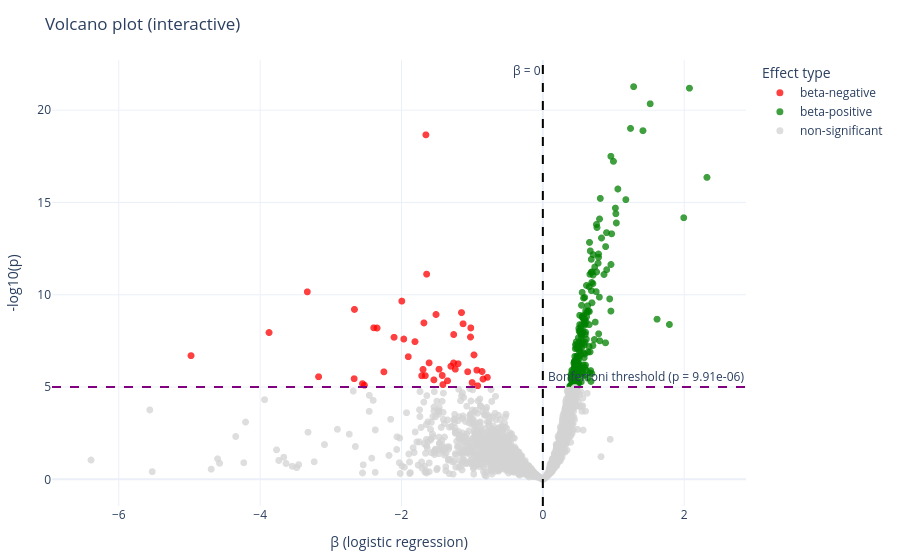

Source (notebook cell):
### Code cell
# Working copy
df_volc = results.copy()

# Validate required columns
if "beta" not in df_volc.columns:
    raise ValueError("DataFrame has no column 'beta'")
if "significant" not in df_volc.columns:
    df_volc["significant"] = False

# -log10(p)
df_volc["minus_log10_p"] = -np.log10(df_volc["p"].clip(lower=1e-300))

# Horizontal line at multiple-testing threshold
if df_volc["significant"].any():
    p_thresh = df_volc.loc[df_volc["significant"], "p"].max()
    sig_line = -np.log10(p_thresh)
else:
    p_thresh = None
    sig_line = None

# --- Classify by effect sign and significance ---
def classify(row):
    if not row["significant"]:
        return "non-significant"
    return "beta-positive" if row["beta"] > 0 else "beta-negative"

df_volc["effect_group"] = df_volc.apply(classify, axis=1)

color_map = {
    "non-significant": "lightgray",
    "beta-positive": "green",
    "beta-negative": "red",
}

# --- Interactive volcano plot ---
fig = px.scatter(
    df_volc,
    x="beta",
    y="minus_log10_p",
    color="effect_group",
    color_discrete_map=color_map,
    hover_data={
        "SNP": True,           # token
        "p": ":.3e",
        "beta": ":.4f",
        "significant": True,
        "minus_log10_p": ":.2f",
        "effect_group": True,
    },
    labels={
        "beta": "β (logistic regression)",
        "minus_log10_p": "-log10(p)",
        "effect_group": "Effect type",
    },
    title="Volcano plot (interactive)",
)

# Vertical line at β = 0
fig.add_vline(
    x=0,
    line_dash="dash",
    line_color="black",
    annotation_text="β = 0",
    annotation_position="top left"
)

# # Raw p = 0.05 line
# p05_line = -np.log10(0.05)
# fig.add_hline(
#     y=p05_line,
#     line_dash="dot",
#     line_color="gray",
#     annotation_text="p = 0.05",
#     annotation_position="bottom right"
# )

# Threshold line (matches correction above)
if sig_line is not None:
    fig.add_hline(
        y=sig_line,
        line_dash="dash",
        line_color="purple",
        annotation_text=f"Bonferroni threshold (p = {p_thresh:.2e})",
        annotation_position="top right"
    )

fig.update_traces(marker=dict(size=7, opacity=0.75))

fig.update_layout(
    template="plotly_white",
    hoverlabel=dict(bgcolor="white", font_size=12),
    margin=dict(l=40, r=20, t=60, b=40),
)

fig.show()

### Figure 1 — Plotly figure (JSON) as saved in the notebook; plotly's stock layout.template omitted (floating-point values rounded to 4 significant figures; data arrays with more than 128 entries replaced by an {"elided": "..."} marker saying what was removed)
{"data": [{"customdata": {"elided": "46x4 mixed values"}, "hovertemplate": "Effect type=%{customdata[3]}<br>β (logistic regression)=%{x:.4f}<br>-log10(p)=%{y:.2f}<br>SNP=%{customdata[0]}<br>p=%{customdata[1]:.3e}<br>significant=%{customdata[2]}<extra></extra>", "legendgroup": "beta-negative", "marker": {"color": "red", "opacity": 0.75, "size": 7, "symbol": "circle"}, "mode": "markers", "name": "beta-negative", "showlegend": true, "type": "scattergl", "x": [-1.654, -1.151, -1.128, -0.9746, -1.024, -1.063, -1.995, -1.968, -0.8602, -1.511, -1.683, -2.552, -0.7852, -1.02, -1.644, -0.8459, -0.9335, -1.2, -2.345, -1.262, -1.263, -2.666, -3.874, -0.9224, -2.105, -1.469, -1.809, -1.0, -1.301, -1.541, -1.695, -4.977, -1.238, -3.333, -2.393, -2.249, -1.414, -1.663, -1.714, -1.904, -1.348, -1.609, -2.67, -1.423, -3.173, -2.525], "xaxis": "x", "y": [18.66, 9.033, 8.426, 6.741, 7.709, 5.827, 9.657, 7.599, 5.842, 8.929, 8.474, 5.182, 5.524, 8.203, 11.11, 5.432, 5.914, 6.263, 8.196, 7.844, 6.304, 9.205, 7.951, 5.07, 7.695, 5.965, 7.458, 5.242, 6.122, 5.389, 5.954, 6.699, 5.967, 10.16, 8.208, 5.823, 5.133, 5.617, 5.611, 6.643, 5.338, 6.309, 5.451, 5.626, 5.557, 5.099], "yaxis": "y"}, {"customdata": {"elided": "198x4 mixed values"}, "hovertemplate": "Effect type=%{customdata[3]}<br>β (logistic regression)=%{x:.4f}<br>-log10(p)=%{y:.2f}<br>SNP=%{customdata[0]}<br>p=%{customdata[1]:.3e}<br>significant=%{customdata[2]}<extra></extra>", "legendgroup": "beta-positive", "marker": {"color": "green", "opacity": 0.75, "size": 7, "symbol": "circle"}, "mode": "markers", "name": "beta-positive", "showlegend": true, "type": "scattergl", "x": {"elided": "198 float values"}, "xaxis": "x", "y": {"elided": "198 float values"}, "yaxis": "y"}, {"customdata": {"elided": "4756x4 mixed values"}, "hovertemplate": "Effect type=%{customdata[3]}<br>β (logistic regression)=%{x:.4f}<br>-log10(p)=%{y:.2f}<br>SNP=%{customdata[0]}<br>p=%{customdata[1]:.3e}<br>significant=%{customdata[2]}<extra></extra>", "legendgroup": "non-significant", "marker": {"color": "lightgray", "opacity": 0.75, "size": 7, "symbol": "circle"}, "mode": "markers", "name": "non-significant", "showlegend": true, "type": "scattergl", "x": {"elided": "4756 float values"}, "xaxis": "x", "y": {"elided": "4756 float values"}, "yaxis": "y"}], "layout": {"annotations": [{"showarrow": false, "text": "β = 0", "x": 0, "xanchor": "right", "xref": "x", "y": 1, "yanchor": "top", "yref": "y domain"}, {"showarrow": false, "text": "Bonferroni threshold (p = 9.91e-06)", "x": 1, "xanchor": "right", "xref": "x domain", "y": 5.004, "yanchor": "bottom", "yref": "y"}], "hoverlabel": {"bgcolor": "white", "font": {"size": 12}}, "legend": {"title": {"text": "Effect type"}, "tracegroupgap": 0}, "margin": {"b": 40, "l": 40, "r": 20, "t": 60}, "shapes": [{"line": {"color": "black", "dash": "dash"}, "type": "line", "x0": 0, "x1": 0, "xref": "x", "y0": 0, "y1": 1, "yref": "y domain"}, {"line": {"color": "purple", "dash": "dash"}, "type": "line", "x0": 0, "x1": 1, "xref": "x domain", "y0": 5.004, "y1": 5.004, "yref": "y"}], "title": {"text": "Volcano plot (interactive)"}, "xaxis": {"anchor": "y", "domain": [0, 1], "title": {"text": "β (logistic regression)"}}, "yaxis": {"anchor": "x", "domain": [0, 1], "title": {"text": "-log10(p)"}}}}
